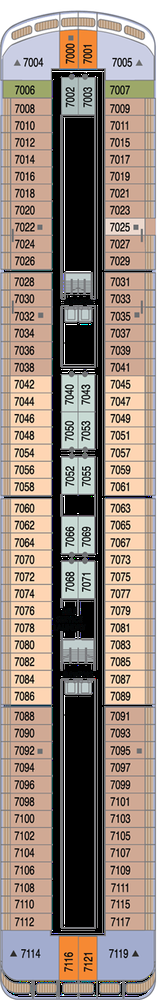
#> input picture Azamara-3711.png, 158 x 1000 px, shrunk from 249 x 1572 before the run, found by its file name
$ jupyter execute --allow-errors Ship_Scan-pytesseract-v1.ipynb   (shell and % lines are left out)
#> lines starting #> are read from the running program, lines starting #| are printed output that depends on the picture; after the words box and inside, x2 and y2 are one past the last pixel; in counts of white or black regions, pixels touching at a corner belong together
[cell 1]
# @title Install the required packages

[cell 2]
# @title Import necessary libraries
import cv2
import pytesseract
from matplotlib import pyplot as plt

# Configure tesseract executable path
# pytesseract.pytesseract.tesseract_cmd = r'/usr/bin/tesseract

[cell 3]
# @title Load and Display Original Image
# Path to your image file
image_path = './Ships/Azamara-3711.png'

# Read the image using OpenCV
image = cv2.imread(image_path)
#> image is the input picture: shape (1000, 158, 3); mean B, G, R 126.2, 136.6, 152

# Display the image
plt.imshow(cv2.cvtColor(image, cv2.COLOR_BGR2RGB))
plt.title('Original Image')
plt.axis('off')
plt.show()

[cell 4]
 # @title Preprocess the Image
 # Convert the image to grayscale
gray_image = cv2.cvtColor(image, cv2.COLOR_BGR2GRAY)
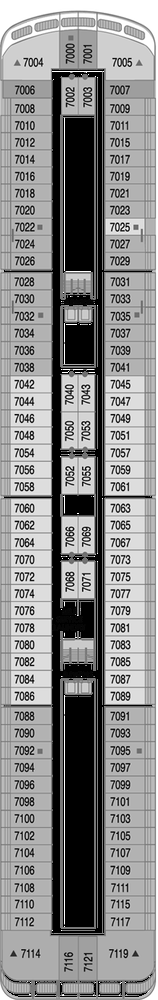
#> gray_image: shape (1000, 158); min 0, max 255, mean 140

# Apply thresholding or other preprocessing techniques
_, binary_image = cv2.threshold(gray_image, 150, 255, cv2.THRESH_BINARY_INV)
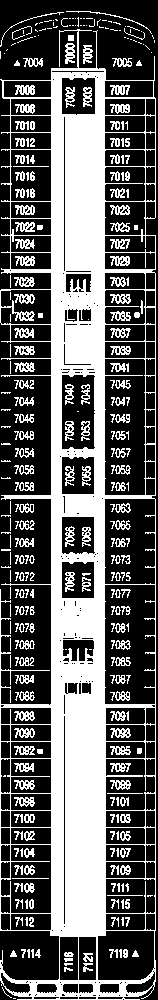
#> binary_image: shape (1000, 158); 38.8% white; 330 white regions (138 under 20 px), largest, box (x1, y1, x2, y2) and area: (0, 29, 156, 1000) 47373, (15, 85, 35, 95) 147, (65, 43, 75, 64) 141

# Display the preprocessed image
plt.imshow(binary_image, cmap='gray')
plt.title('Binary Image')
plt.axis('off')
plt.show()

[cell 5]
 # @title Extract Text Using Tesseract
 # Use pytesseract to do OCR on the image
custom_config = r'--oem 3 --psm 6 outputbase digits'
#> (the rest of this cell did not finish here and is left out)

#> (a cell that did not finish here is left out)

[cell 7]
# @title Group Digits into Four-Digit Numbers and Calculate Coordinates
# Group digits into four-digit numbers
i = 0
#> (the rest of this cell did not finish here and is left out)

[cell 8]
# @title Display the Image with Detected Numbers
# Display the image with rectangles and coordinates
plt.imshow(cv2.cvtColor(image, cv2.COLOR_BGR2RGB))
plt.title('Image with Four-Digit Numbers Detected')
plt.axis('off')
plt.show()

# Save the output image
output_image_path = './Ships/Output/Azamara-3711-output.png'
cv2.imwrite(output_image_path, image)
#> Out = True

$ run again, with ccl.png copied over Azamara-3711.png
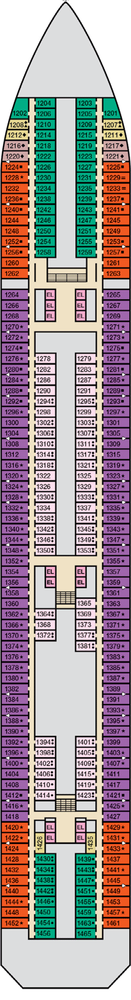
#> input picture ccl.png, 131 x 1000 px, shrunk from 250 x 1910 before the run, found by its file name
#> image is the input picture: shape (1000, 131, 3); mean B, G, R 152.8, 149.4, 163.8
#> `gray_image = cv2.cvtColor(image, cv2.COLOR_BGR2GRAY)`:
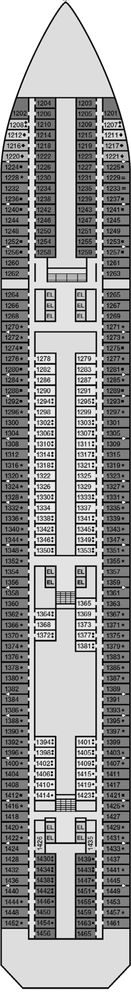
#> gray_image: shape (1000, 131); min 0, max 255, mean 154.2
#> `_, binary_image = cv2.threshold(gray_image, 150, 255, cv2.THRESH_BINAR..`:
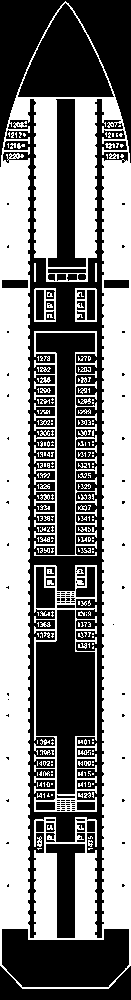
#> binary_image: shape (1000, 131); 51.4% white; 146 black regions (106 under 20 px), largest, box (x1, y1, x2, y2) and area: (3, 99, 128, 938) 21701, (0, 0, 131, 167) 8114, (36, 610, 95, 794) 6967
#> Out = True
